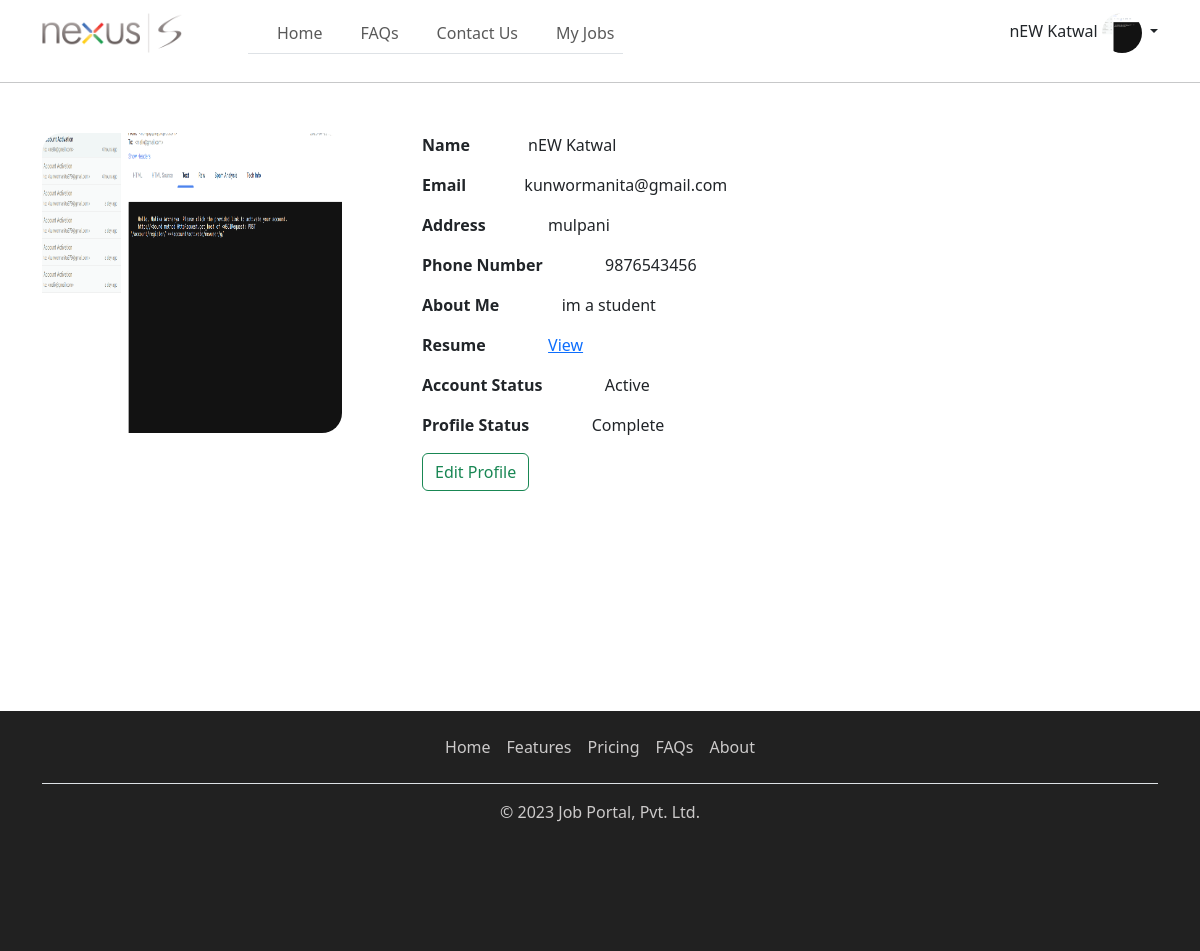
The page /account/user-profile/ (signed in) on the database its author committed.
### apps/account/models.py (models this page shows, shortened)
class User(AbstractUser):
    username = models.CharField(default=uuid.uuid4, max_length=100, blank=True, unique=True)
    email = models.EmailField(unique=True)
    middle_name=models.CharField(max_length=50, blank=True,null=True)
    account_activated = models.BooleanField(default=False)
    USERNAME_FIELD = "email"
    REQUIRED_FIELDS=["username"]

class UserProfile(BaseModel):
    user = models.OneToOneField(User, on_delete=models.CASCADE)
    profile_picture = models.FileField(null=True, blank=True, upload_to='profile_pictures')
    phone_number = models.CharField(max_length=14)
    address = models.CharField(max_length=50)
    about_me = models.TextField(max_length=1000)
    resume = models.FileField(null=True, blank=True, upload_to='resumes')

### apps/account/views.py (the view)
# urls.py: path('user-profile/', UserProfileView.as_view(), name="user_profile"),
@method_decorator(login_required,name='dispatch')
class UserProfileView(TemplateView):
    template_name = 'account/user_profile.html'
    def get_context_data(self, **kwargs):
        context = super().get_context_data(**kwargs)
        context['title'] = "User Profile"
        context['is_profile_complete']=is_profile_complete(self.request.user)
        return context

### apps/commons/utils.py (called while the page is built)
def is_profile_complete(user):
    try:
        profile = user.userprofile
    except:
        return False
    return all([user.account_activated, profile.phone_number, profile.address, profile.resume])

### templates/account/user_profile.html (shortened to what this page needs)
{% extends "layouts/base_home.html" %}
{% load static %}
{% block in_content %}
    <div class="row">
        <div class="col-md-4">
            {% if request.user.userprofile.profile_picture %}
                <img src="{{ request.user.userprofile.profile_picture.url }}"
                     style="height: 300px; width: 300px; border-radius: 20px">
            {% else %}
                <img src="{% static 'account/dummy.png' %}" style="height: 300px; width: 300px">
            {% endif %}
        </div>
        <div class="col-md-8">
            <p>
                <b>Name</b>&nbsp&nbsp&nbsp&nbsp&nbsp&nbsp&nbsp&nbsp&nbsp&nbsp&nbsp&nbsp&nbsp&nbsp{{ request.user.get_full_name }}
            </p>
            <p>
                <b>Email</b>&nbsp&nbsp&nbsp&nbsp&nbsp&nbsp&nbsp&nbsp&nbsp&nbsp&nbsp&nbsp&nbsp&nbsp{{ request.user.email }}
            </p>
            <p><b>Address</b>&nbsp&nbsp&nbsp&nbsp&nbsp&nbsp&nbsp&nbsp&nbsp&nbsp&nbsp&nbsp&nbsp&nbsp
                {% if request.user.userprofile.address %}
                    {{ request.user.userprofile.address }}
                {% else %}
                    -
                {% endif %}
            </p>
            <p><b>Phone Number</b>&nbsp&nbsp&nbsp&nbsp&nbsp&nbsp&nbsp&nbsp&nbsp&nbsp&nbsp&nbsp&nbsp&nbsp
                {% if request.user.userprofile.phone_number %}
                    {{ request.user.userprofile.phone_number }}
                {% else %}
                    -
                {% endif %}
            </p>
            <p><b>About Me</b>&nbsp&nbsp&nbsp&nbsp&nbsp&nbsp&nbsp&nbsp&nbsp&nbsp&nbsp&nbsp&nbsp&nbsp
                {% if request.user.userprofile.about_me %}
                    {{ request.user.userprofile.about_me }}
                {% else %}
                    -
                {% endif %}
            </p>
            <p><b>Resume</b>&nbsp&nbsp&nbsp&nbsp&nbsp&nbsp&nbsp&nbsp&nbsp&nbsp&nbsp&nbsp&nbsp&nbsp
                {% if request.user.userprofile.resume %}
                    <a href="{{ request.user.userprofile.resume.url }}" target="_blank">View</a>
                {% else %}
                    -
                {% endif %}
            </p>
            <p><b>Account Status</b>&nbsp&nbsp&nbsp&nbsp&nbsp&nbsp&nbsp&nbsp&nbsp&nbsp&nbsp&nbsp&nbsp&nbsp
                {% if request.user.account_activated %}
                    Active
                {% else %}
                    Inactive
                {% endif %}
            </p>
            <p><b>Profile Status</b>&nbsp&nbsp&nbsp&nbsp&nbsp&nbsp&nbsp&nbsp&nbsp&nbsp&nbsp&nbsp&nbsp&nbsp
                {% if is_profile_complete %}
                    Complete
                {% else %}
                    Incomplete
                {% endif %}
            </p>
            <a href="{% url 'user_profile_update' %}" class="btn btn-outline-success">Edit Profile</a>
        </div>
    </div>
    <div style="height: 170px"></div>
{% endblock %}

### templates/includes/nav.html (shortened to what this page needs)
{% load static %}
<nav class="navbar navbar-expand-lg navbar-light" style="background-color: white">
    <div class="container">
        <a class="navbar-brand" href="{% url 'home' %}">
            <img src="{% static 'core/logo.png' %}" style="height: 40px; width: 140px">
        </a>
        <div class="collapse navbar-collapse" id="navbarTogglerDemo03">
            <ul class="navbar-nav nav-tabs me-auto mb-2 mb-lg-0" style="margin-left: 50px">
                <li class="nav-item" style="margin-left: 20px">
                    <a class="nav-link {{ home_active }}" href="{% url 'home' %}">Home</a>
                </li>
                <li class="nav-item" style="margin-left: 20px">
                    <a class="nav-link {{ faqs_active }}" href="#">FAQs</a>
                </li>
                <li class="nav-item" style="margin-left: 20px">
                    <a class="nav-link {{ contact_active }}" href="#">Contact Us</a>
                </li>
                {% if request.user.is_authenticated %}
                    <li class="nav-item" style="margin-left: 20px">
                        <a class="nav-link {{ my_jobs_active }}" href="#">My Jobs</a>
                    </li>
                {% endif %}
            </ul>
            {% if not request.user.is_authenticated %}
                <div>
                    <a href="{% url 'user_login' %}" class="btn btn-outline-success" style="width: 150px">Login</a>
                    <a href="{% url 'user_registration' %}" type="button" class="btn btn-success" style="width: 150px">Register</a>
                </div>
            {% else %}
                <div class="dropdown show">
                    <a class="nav-link dropdown-toggle" href="#" id="navbarProfileDropdown" role="button"
                       data-toggle="dropdown" aria-haspopup="true" aria-expanded="false">
                        {% if request.user.get_full_name %}
                            {{ request.user.get_full_name }}
                        {% else %}
                            {{ request.user.email }}
                        {% endif %}
                        {% if request.user.userprofile.profile_picture %}
                            <img src="{{ request.user.userprofile.profile_picture.url }}"
                                 style="height: 40px; width: 40px; border-radius: 50%">
                        {% else %}
                            <img src="{% static 'account/dummy.png' %}" style="height: 40px; width: 40px">
                        {% endif %}
                    </a>
                </div>
            {% endif %}
        </div>
    </div>
</nav>

### rows shown on the page
User: user.get_full_name "nEW Katwal", user.userprofile.profile_picture (picture), user.email "kunwormanita@gmail.com", user.userprofile.address "mulpani", user.userprofile.phone_number "9876543456", user.userprofile.about_me "im a student"
